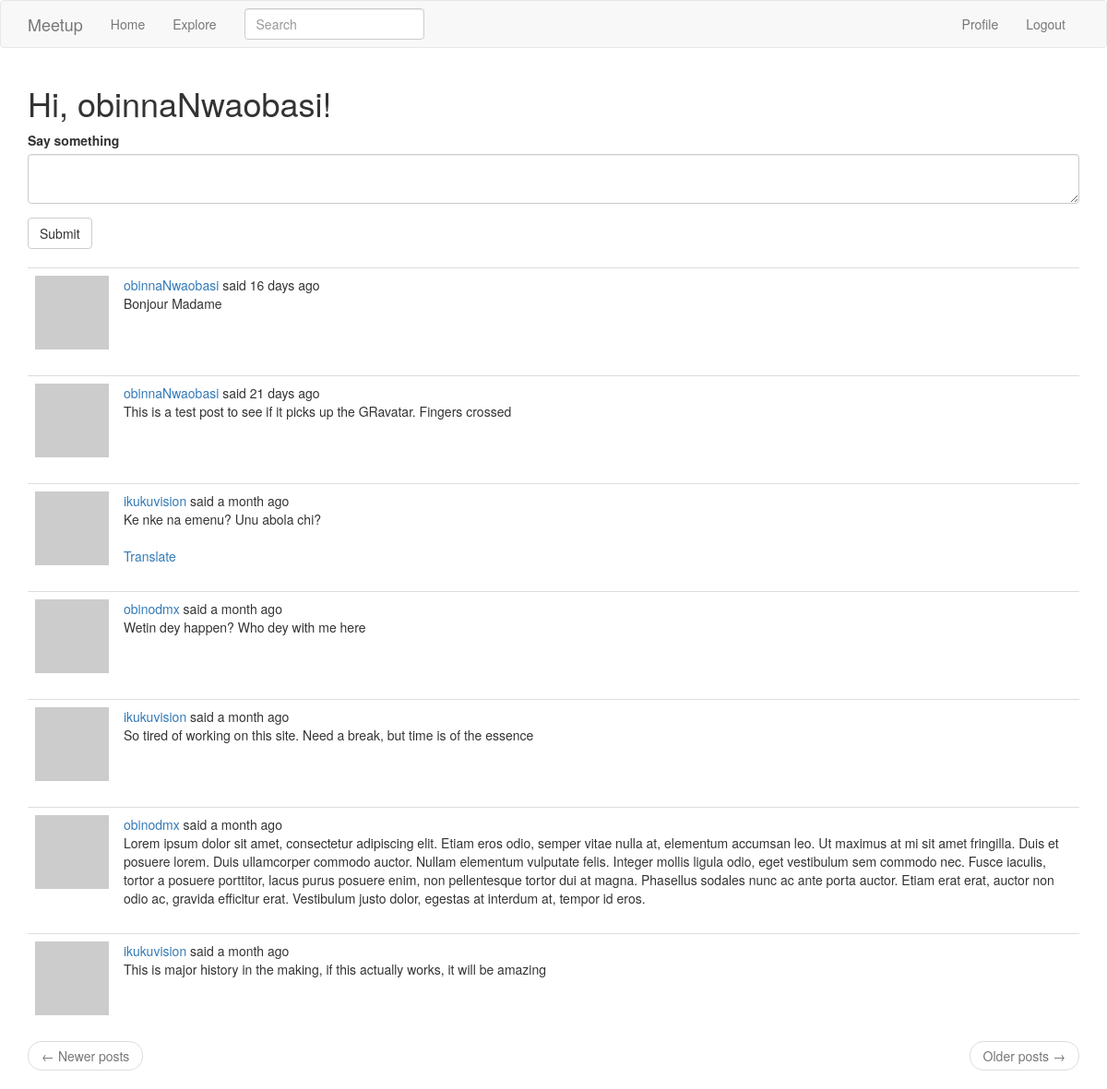
The page /index (signed in) on the database its author committed.
### APP/models.py (models this page shows, shortened)
class User(UserMixin, db.Model):
    id = db.Column(db.Integer, primary_key=True)
    username = db.Column(db.String(64), index=True, unique=True)
    email = db.Column(db.String(120), index=True, unique=True)
    password_hash = db.Column(db.String(128))
    posts = db.relationship('Post', backref='author', lazy='dynamic')
    about_me = db.Column(db.String(140))
    last_seen = db.Column(db.DateTime)
    followed = db.relationship(
        'User', secondary=followers,
        primaryjoin=(followers.c.follower_id == id),
        secondaryjoin=(followers.c.followed_id == id),
        backref=db.backref('followers', lazy='dynamic'), lazy='dynamic')
    def avatar(self, size):
        digest = md5(self.email.lower().encode('utf-8')).hexdigest()
        return 'https://www.gravatar.com/avatar/{}?d=identicon&s={}'.format(
            digest, size)
    def followed_posts(self):
        followed = Post.query.join(
            followers, (followers.c.followed_id == Post.user_id)).filter(
                followers.c.follower_id == self.id)
        own = Post.query.filter_by(user_id=self.id)
        return followed.union(own).order_by(Post.timestamp.desc())

class SearchableMixin(object):
    @classmethod
    def before_commit(cls, session):
        session._changes = {
            'add': [obj for obj in session.new if isinstance(obj, cls)],
            'update': [obj for obj in session.dirty if isinstance(obj, cls)],
            'delete': [obj for obj in session.deleted if isinstance(obj, cls)]
        }
    @classmethod
    def after_commit(cls, session):
        for obj in session._changes['add']:
            add_to_index(cls.__tablename__, obj)
        for obj in session._changes['update']:
            add_to_index(cls.__tablename__, obj)
        for obj in session._changes['delete']:
            remove_from_index(cls.__tablename__, obj)
        session._changes = None

class Post(SearchableMixin, db.Model):
    id = db.Column(db.Integer, primary_key=True)
    body = db.Column(db.String(140))
    timestamp = db.Column(db.DateTime, index=True, default=datetime.utcnow)
    user_id = db.Column(db.Integer, db.ForeignKey('user.id'))
    language = db.Column(db.String(5))
    __searchable__ = ['body']

### APP/main/routes.py (the view, shortened to what this page needs)
@bp.route('/', methods=['GET', 'POST'])
@bp.route('/index', methods=['GET', 'POST'])
@login_required
def index():
    form = PostForm()
    page = request.args.get('page', 1, type=int)
    posts = current_user.followed_posts().paginate(
        page, current_app.config['POSTS_PER_PAGE'], False)
    next_url = url_for('main.explore', page=posts.next_num) \
        if posts.has_next else None
    prev_url = url_for('main.explore', page=posts.prev_num) \
        if posts.has_prev else None
    return render_template('index.html', title='Home', form=form,
                           posts=posts.items, next_url=next_url,
                           prev_url=prev_url)

### APP/main/forms.py
class SearchForm(FlaskForm):
    q = StringField(_l('Search'), validators=[DataRequired()])
    def __init__(self, *args, **kwargs):
        if 'formdata' not in kwargs:
            kwargs['formdata'] = request.args
        if 'csrf_enabled' not in kwargs:
            kwargs['csrf_enabled'] = False
        super(SearchForm, self).__init__(*args, **kwargs)

class PostForm(FlaskForm):
    post = TextAreaField(_l('Say something'), validators=[DataRequired()])
    submit = SubmitField(_l('Submit'))

### APP/main/routes.py (called while the page is built)
@bp.before_app_request
def before_request():
    if current_user.is_authenticated:
        current_user.last_seen = datetime.utcnow()
        db.session.commit()
        g.search_form = SearchForm()
    g.locale = str(get_locale())

### APP/models.py (called while the page is built)
@login.user_loader
def load_user(id):
    return User.query.get(int(id))

### APP/templates/index.html
{% extends "base.html" %}
{% import 'bootstrap/wtf.html' as wtf %}
{% block app_content %}
    <h1>{{ _('Hi, %(username)s!', username=current_user.username) }}</h1>
    {% if form %}
    {{ wtf.quick_form(form) }}
    <br>
    {% endif %}
    {% for post in posts %}
        {% include '_post.html' %}
    {% endfor %}
    <nav aria-label="...">
        <ul class="pager">
            <li class="previous{% if not prev_url %} disabled{% endif %}">
                <a href="{{ prev_url or '#' }}">
                    <span aria-hidden="true">&larr;</span> {{ _('Newer posts') }}
                </a>
            </li>
            <li class="next{% if not next_url %} disabled{% endif %}">
                <a href="{{ next_url or '#' }}">
                    {{ _('Older posts') }} <span aria-hidden="true">&rarr;</span>
                </a>
            </li>
        </ul>
    </nav>
{% endblock %}

### APP/templates/_post.html (shortened to what this page needs)
<table class="table table-hover">
        <tr>
            <td width="70px">
                <a href="{{ url_for('main.user', username=post.author.username) }}">
                    <img src="{{ post.author.avatar(70) }}" />
                </a>
            </td>
            <td>
                {{ _('%(username)s said %(when)s',
                    username=user_link, when=moment(post.timestamp).fromNow()) }}
                <br>
                <span id="post{{ post.id }}">{{ post.body }}</span>
                {% if post.language and post.language != g.locale %}
                <br><br>
                <span id="translation{{ post.id }}">
                    <a href="javascript:translate(
                                '#post{{ post.id }}',
                                '#translation{{ post.id }}',
                                '{{ post.language }}',
                                '{{ g.locale }}');">{{ _('Translate') }}</a>
                </span>
                {% endif %}
            </td>
        </tr>
    </table>

### rows shown on the page
Post: body "Bonjour Madame"
Post: body "This is a test post to see if it picks up the GRavatar. Fingers crossed"
Post: body "Ke nke na emenu? Unu abola chi?"
Post: body "Wetin dey happen? Who dey with me here"
Post: body "So tired of working on this site. Need a break, but time is of the essence"
Post: body "Lorem ipsum dolor sit amet, consectetur adipiscing elit. Etiam eros odio, semper vitae nulla at, elementum accumsan leo. Ut maximus at mi sit amet fringilla. Duis et posuere lorem. Duis ullamcorper commodo auctor. Nullam elementum vulputate felis. Integer mollis ligula odio, eget vestibulum sem commodo nec. Fusce iaculis, tortor a posuere porttitor, lacus purus posuere enim, non pellentesque tortor dui at magna. Phasellus sodales nunc ac ante porta auctor. Etiam erat erat, auctor non odio ac, gravida efficitur erat. Vestibulum justo dolor, egestas at interdum at, tempor id eros."
Post: body "This is major history in the making, if this actually works, it will be amazing"
